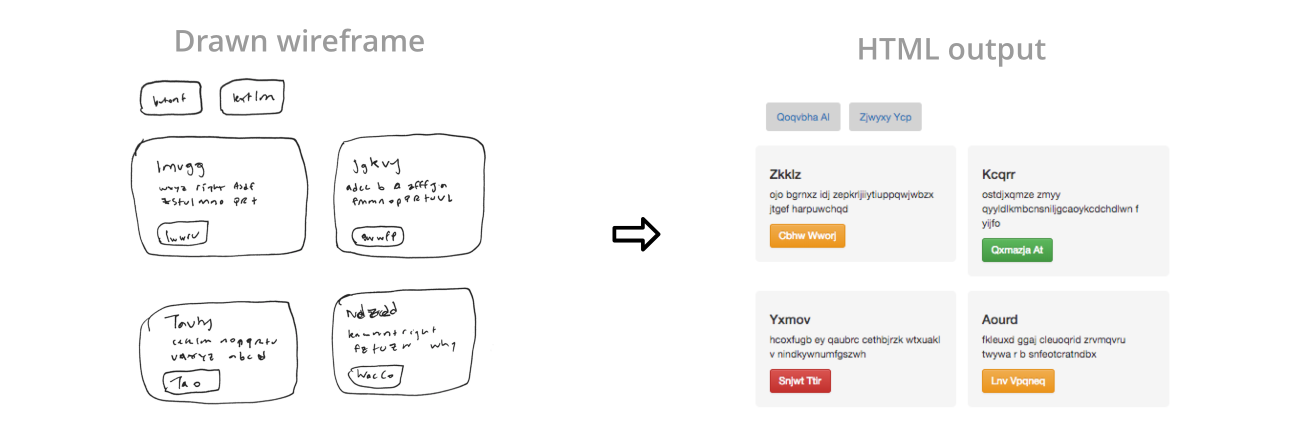
#> input picture header_image.png, 2616 x 868 px (shown at 1/2 size); its folder holds only this picture in this run
$ python -i imgtocode.py   (imports and definitions only)
#> lines starting #> are read from the running program, lines starting #| are printed output that depends on the picture; after the words box and inside, x2 and y2 are one past the last pixel; in counts of white or black regions, pixels touching at a corner belong together
import cv2
import sys
from os import listdir
from os.path import join
import numpy as np
from keras.preprocessing.text import Tokenizer
from keras.utils import to_categorical
from keras.layers import Conv2D,Dense,Dropout,Flatten,GRU,Embedding,concatenate,RepeatVector
from keras.models import Model,Input
from keras import Sequential
from keras.optimizers import RMSprop
from keras.preprocessing.sequence import pad_sequences


def resize_img(png_file_path):
#> called with png_file_path = 'header_image.png'
        img_rgb = cv2.imread(png_file_path)
#> img_rgb is the input picture: shape (868, 2616, 3); mean B, G, R 246.8, 247.6, 248.1
        img_grey = cv2.cvtColor(img_rgb, cv2.COLOR_BGR2GRAY)
        img_adapted = cv2.adaptiveThreshold(img_grey, 255, cv2.ADAPTIVE_THRESH_MEAN_C,cv2.THRESH_BINARY, 101, 9)
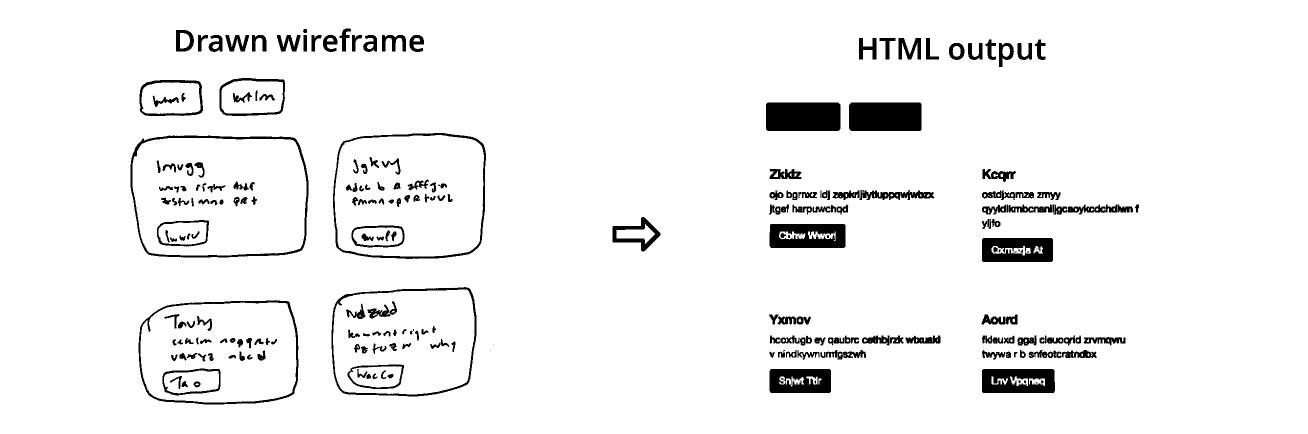
#> img_adapted: shape (868, 2616) (shown at 1/2 size); 94.9% white; 247 black regions (12 under 20 px), largest, box (x1, y1, x2, y2) and area: (1532, 205, 1681, 262) 8462, (1698, 205, 1843, 262) 8235, (1539, 448, 1691, 496) 6182
        img_stacked = np.repeat(img_adapted[...,None],3,axis=2)
        resized = cv2.resize(img_stacked, (224,224), interpolation=cv2.INTER_AREA)
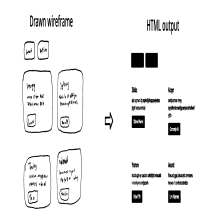
#> resized: shape (224, 224, 3); min 0, max 255, mean 241.9
        bg_img = 255 * np.ones(shape=(224,224,3))
        bg_img[0:224, 0:224,:] = resized
        bg_img /= 255
        bg_img = np.rollaxis(bg_img, 2, 0)
        return bg_img

def load_doc(filename):
    file = open(filename, 'r')
    text = file.read()
    file.close()
    return text

class Dataset():
    def __init__(self, data_dir, input_transform=None, target_transform=None):
        self.data_dir = data_dir
        self.image_filenames = []
        self.texts = []
        all_filenames = listdir(data_dir)
        all_filenames.sort()
        for filename in (all_filenames):
            if filename[-3:] == "png":
                self.image_filenames.append(filename)
            else:
                text = '<START> ' + load_doc(self.data_dir+filename) + ' <END>'
                text = ' '.join(text.split())
                text = text.replace(',', ' ,')
                self.texts.append(text)
        self.input_transform = input_transform
        self.target_transform = target_transform

        # Initialize the function to create the vocabulary
        tokenizer = Tokenizer(filters='', split=" ", lower=False)
        # Create the vocabulary
        tokenizer.fit_on_texts([load_doc('C:/Users/Yogesh Upadhyay/Documents/MachineLearningProjects/SketchToCode/vocabulary.vocab')])
        self.tokenizer = tokenizer
        # Add one spot for the empty word in the vocabulary
        self.vocab_size = len(tokenizer.word_index) + 1
        # Map the input sentences into the vocabulary indexes
        self.train_sequences = tokenizer.texts_to_sequences(self.texts)
        # The longest set of boostrap tokens
        self.max_sequence = max(len(s) for s in self.train_sequences)
        # Specify how many tokens to have in each input sentence
        self.max_length = 48

        X, y, image_data_filenames = list(), list(), list()
        for img_no, seq in enumerate(self.train_sequences):
            in_seq, out_seq = seq[:-1], seq[1:]
            out_seq = to_categorical(out_seq, num_classes=self.vocab_size)
            image_data_filenames.append(self.image_filenames[img_no])
            X.append(in_seq)
            y.append(out_seq)

        self.X = X
        self.y = y
        self.image_data_filenames = image_data_filenames
        self.images = list()
        for image_name in self.image_data_filenames:
            image = resize_img(self.data_dir+image_name)
            self.images.append(image)

dir_name = 'C:/Users/Yogesh Upadhyay/Documents/MachineLearningProjects/SketchToCode/data/'
batch_size = 32
# [1 line that did not run here, left out]


# [1 line that did not run here, left out]

# [1 line that did not run here, left out]


#Model

# [1 line that did not run here, left out]
# [13 lines not run here, left out]


# [1 line that did not run here, left out]
# [1 line that did not run here, left out]

# [1 line that did not run here, left out]
# [1 line that did not run here, left out]
# [1 line that did not run here, left out]
# [1 line that did not run here, left out]

# [2 lines not run here, left out]
# Decoder
# [1 line that did not run here, left out]
# [1 line that did not run here, left out]
# [1 line that did not run here, left out]
# [1 line that did not run here, left out]

# [1 line that did not run here, left out]
# [1 line that did not run here, left out]
# [6 lines not run here, left out]

>>> result = resize_img('header_image.png')
